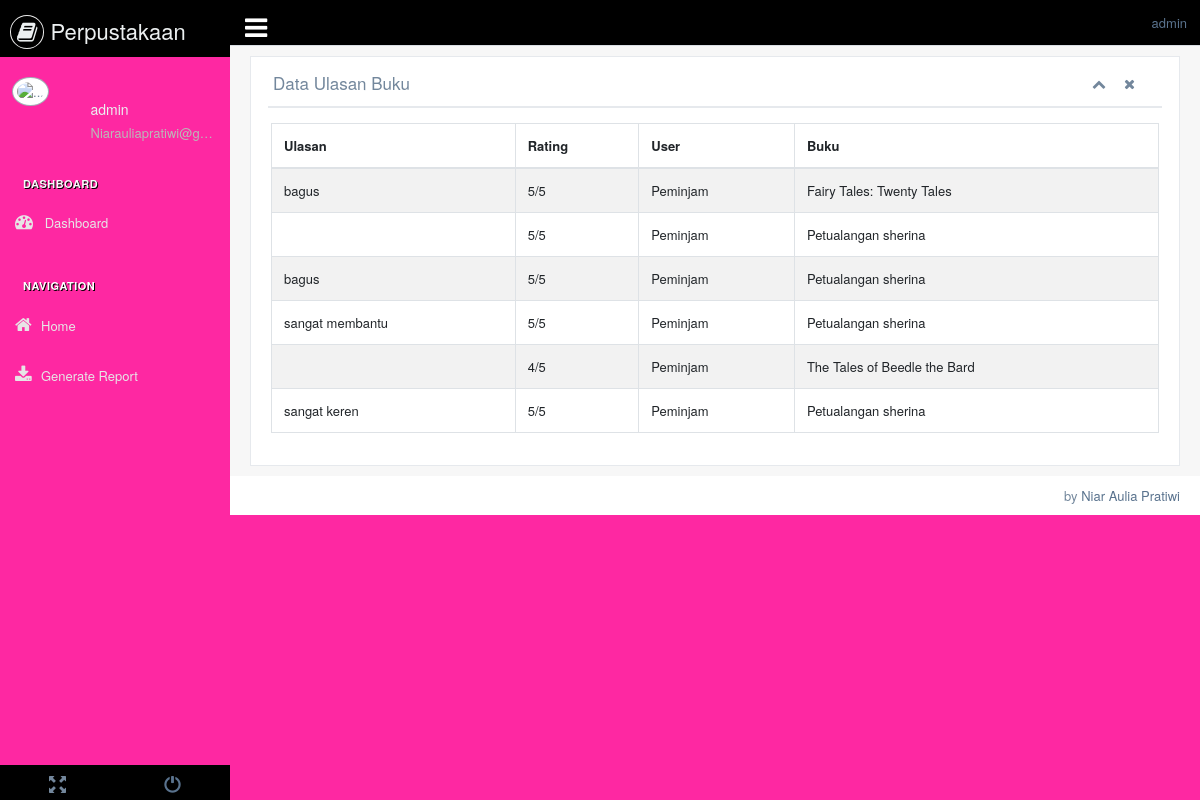
The page /dashboard/index.php?page=ulasan (signed in) on the database its author committed.
### tables this page shows
CREATE TABLE `ulasanbuku` (
  `UlasanID` int(11) NOT NULL,
  `UserID` int(11) NOT NULL,
  `BukuID` int(11) NOT NULL,
  `Ulasan` text NOT NULL,
  `Rating` int(11) NOT NULL
);

CREATE TABLE `user` (
  `UserID` int(11) NOT NULL,
  `Username` varchar(255) NOT NULL,
  `Password` varchar(255) NOT NULL,
  `Email` varchar(255) NOT NULL,
  `NamaLengkap` varchar(255) NOT NULL,
  `Alamat` text NOT NULL,
  `Level` enum('peminjam','administrator','petugas') NOT NULL
);

CREATE TABLE `buku` (
  `BukuID` int(11) NOT NULL,
  `Judul` varchar(255) NOT NULL,
  `Penulis` varchar(255) NOT NULL,
  `Penerbit` varchar(255) NOT NULL,
  `TahunTerbit` int(11) NOT NULL,
  `Deskripsi` text NOT NULL,
  `File` text NOT NULL
);

### connection.php (called while the page is built, shortened)
<?php
class Connection {
    public function __construct(){
        $this->conn = mysqli_connect('localhost', 'root', '', 'db_perpusku');
    }
}

### dashboard/action.php (called while the page is built, shortened)
<?php
require_once '../connection.php';
class Ulasan extends Connection {
    public function getUlasan(){
        $query = mysqli_query($this->conn, "SELECT*FROM ulasanbuku LEFT JOIN user ON user.UserID = ulasanbuku.UserID LEFT JOIN buku ON buku.BukuID = ulasanbuku.BukuID");
        $row = [];
        while($result = mysqli_fetch_assoc($query)){
            $row[] = $result;
        }
        return $row;
    }
}

### dashboard/ulasan.php (the view)
<?php
require_once 'action.php';
$data = new Ulasan();
?>
<div class="x_panel">
    <div class="x_title">
        <h2>Data Ulasan Buku</h2>
        <ul class="nav navbar-right panel_toolbox">
            <li>
                <a class="collapse-link"><i class="fa fa-chevron-up"></i></a>
            </li>
            <li class="ml-2">
                <a class="close-link"><i class="fa fa-close"></i></a>
            </li>
        </ul>
        <div class="clearfix"></div>
    </div>
    <div class="x_content">
        <div class="row">
            <div class="col-sm-12">
                <div class="card-box table-responsive">
                    <table id="datatable" class="table table-striped table-bordered" style="width:100%">
                        <thead>
                        <tr>
                            <th>Ulasan</th>
                            <th>Rating</th>
                            <th>User</th>
                            <th>Buku</th>
                        </tr>
                        </thead>
                        <tbody>
                            <?php foreach($data->getUlasan() as $rows) : ?>
                                <tr>
                                    <td><?= $rows["Ulasan"] ?? '' ?></td>
                                    <td><?= $rows["Rating"] ?>/5</td>
                                    <td><?= $rows["Username"] ?? '' ?></td>
                                    <td><?= $rows["Judul"] ?? '' ?></td>
                                </tr>
                            <?php endforeach; ?>
                        </tbody>
                    </table>
                </div>
            </div>
        </div>
    </div>
</div>

### rows shown on the page
ulasanbuku: Ulasan "bagus", Rating "5", UserID.Username "Peminjam", BukuID.Judul "Fairy Tales: Twenty Tales"
ulasanbuku: Rating "5", UserID.Username "Peminjam", BukuID.Judul "Petualangan sherina"
ulasanbuku: Ulasan "bagus", Rating "5", UserID.Username "Peminjam", BukuID.Judul "Petualangan sherina"
ulasanbuku: Ulasan "sangat membantu", Rating "5", UserID.Username "Peminjam", BukuID.Judul "Petualangan sherina"
ulasanbuku: Rating "4", UserID.Username "Peminjam", BukuID.Judul "The Tales of Beedle the Bard"
ulasanbuku: Ulasan "sangat keren", Rating "5", UserID.Username "Peminjam", BukuID.Judul "Petualangan sherina"

### other values the page prints
$user["Username"] "admin"
$user["Email"] "Niarauliapratiwi@g…"
